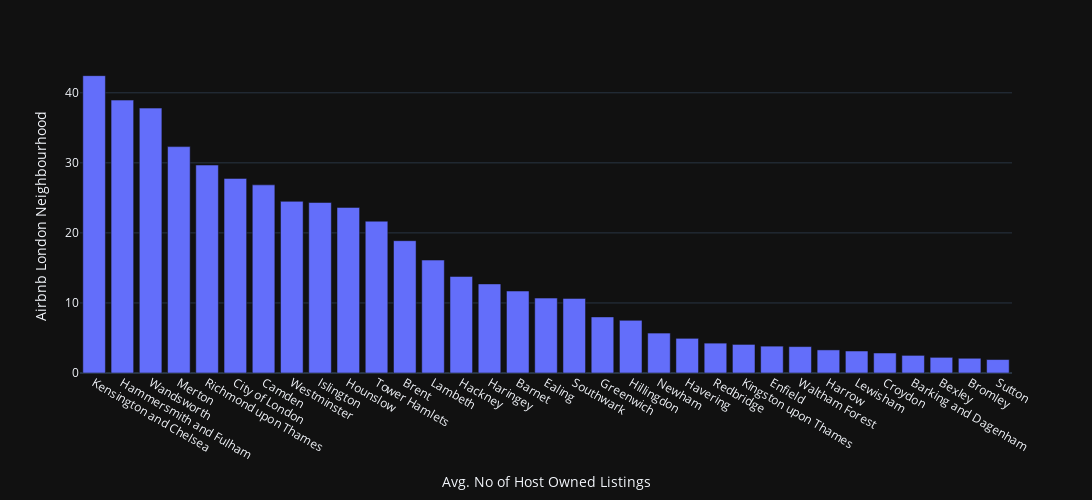

The cell this chart's notebook holds for it:
### Code cell
custom_bar(neighbourhood_avgs['Avg. No of Host Owned Listings'], "Airbnb London Neighbourhood", "Avg. No of Host Owned Listings")

### Figure 1 — Plotly figure (JSON) as saved in the notebook; plotly's stock layout.template omitted (floating-point values rounded to 4 significant figures)
{"data": [{"alignmentgroup": "True", "hovertemplate": "variable=Avg. No of Host Owned Listings<br>neighbourhood=%{x}<br>value=%{y}<extra></extra>", "legendgroup": "Avg. No of Host Owned Listings", "marker": {"color": "#636efa"}, "name": "Avg. No of Host Owned Listings", "offsetgroup": "Avg. No of Host Owned Listings", "orientation": "v", "showlegend": true, "textposition": "auto", "type": "bar", "x": ["Kensington and Chelsea", "Hammersmith and Fulham", "Wandsworth", "Merton", "Richmond upon Thames", "City of London", "Camden", "Westminster", "Islington", "Hounslow", "Tower Hamlets", "Brent", "Lambeth", "Hackney", "Haringey", "Barnet", "Ealing", "Southwark", "Greenwich", "Hillingdon", "Newham", "Havering", "Redbridge", "Kingston upon Thames", "Enfield", "Waltham Forest", "Harrow", "Lewisham", "Croydon", "Barking and Dagenham", "Bexley", "Bromley", "Sutton"], "xaxis": "x", "y": [42.45, 38.96, 37.81, 32.32, 29.69, 27.78, 26.86, 24.5, 24.34, 23.64, 21.67, 18.89, 16.12, 13.78, 12.72, 11.7, 10.69, 10.65, 8.006, 7.514, 5.7, 4.949, 4.265, 4.08, 3.832, 3.77, 3.296, 3.137, 2.852, 2.515, 2.234, 2.102, 1.921], "yaxis": "y"}], "layout": {"autosize": false, "barmode": "relative", "height": 500, "legend": {"title": {"text": "variable"}, "tracegroupgap": 0}, "margin": {"t": 60}, "showlegend": false, "width": 1200, "xaxis": {"anchor": "y", "domain": [0, 1], "tickmode": "array", "title": {"font": {"size": 14}, "text": "Avg. No of Host Owned Listings"}}, "yaxis": {"anchor": "x", "domain": [0, 1], "tickmode": "array", "title": {"font": {"size": 14}, "text": "Airbnb London Neighbourhood"}}}}
